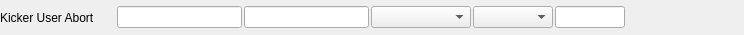
                       <widget class="QFrame" name="frame_34">
                        <property name="minimumSize">
                         <size>
                          <width>0</width>
                          <height>35</height>
                         </size>
                        </property>
                        <property name="maximumSize">
                         <size>
                          <width>16777215</width>
                          <height>35</height>
                         </size>
                        </property>
                        <property name="frameShape">
                         <enum>QFrame::NoFrame</enum>
                        </property>
                        <property name="frameShadow">
                         <enum>QFrame::Raised</enum>
                        </property>
                        <layout class="QHBoxLayout" name="horizontalLayout_68">
                         <property name="spacing">
                          <number>2</number>
                         </property>
                         <property name="leftMargin">
                          <number>0</number>
                         </property>
                         <property name="topMargin">
                          <number>0</number>
                         </property>
                         <property name="rightMargin">
                          <number>0</number>
                         </property>
                         <property name="bottomMargin">
                          <number>0</number>
                         </property>
                         <item>
                          <layout class="QHBoxLayout" name="horizontalLayout_69">
                           <property name="spacing">
                            <number>2</number>
                           </property>
                           <item>
                            <widget class="PyDMLabel" name="PyDMLabel_32">
                             <property name="minimumSize">
                              <size>
                               <width>115</width>
                               <height>0</height>
                              </size>
                             </property>
                             <property name="toolTip">
                              <string/>
                             </property>
                             <property name="text">
                              <string>Kicker User Abort</string>
                             </property>
                             <property name="channel" stdset="0">
                              <string>ca://TPR:${LOCA}:${IOC_UNIT}:${INST}:TPRTRIG01.DESC</string>
                             </property>
                            </widget>
                           </item>
                           <item>
                            <widget class="PyDMLineEdit" name="PyDMLineEdit_18">
                             <property name="minimumSize">
                              <size>
                               <width>125</width>
                               <height>0</height>
                              </size>
                             </property>
                             <property name="maximumSize">
                              <size>
                               <width>125</width>
                               <height>16777215</height>
                              </size>
                             </property>
                             <property name="toolTip">
                              <string/>
                             </property>
                             <property name="alignment">
                              <set>Qt::AlignCenter</set>
                             </property>
                             <property name="precisionFromPV" stdset="0">
                              <bool>false</bool>
                             </property>
                             <property name="channel" stdset="0">
                              <string>ca://TPR:${LOCA}:${IOC_UNIT}:${INST}:TRG01_SYS0_TWID</string>
                             </property>
                            </widget>
                           </item>
                           <item>
                            <widget class="PyDMLineEdit" name="PyDMLineEdit_19">
                             <property name="minimumSize">
                              <size>
                               <width>125</width>
                               <height>0</height>
                              </size>
                             </property>
                             <property name="maximumSize">
                              <size>
                               <width>125</width>
                               <height>16777215</height>
                              </size>
                             </property>
                             <property name="toolTip">
                              <string/>
                             </property>
                             <property name="alignment">
                              <set>Qt::AlignCenter</set>
                             </property>
                             <property name="precisionFromPV" stdset="0">
                              <bool>false</bool>
                             </property>
                             <property name="channel" stdset="0">
                              <string>ca://TPR:${LOCA}:${IOC_UNIT}:${INST}:TRG01_SYS0_TDES</string>
                             </property>
                            </widget>
                           </item>
                           <item>
                            <widget class="PyDMEnumComboBox" name="PyDMEnumComboBox_7">
                             <property name="minimumSize">
                              <size>
                               <width>100</width>
                               <height>0</height>
                              </size>
                             </property>
                             <property name="maximumSize">
                              <size>
                               <width>100</width>
                               <height>16777215</height>
                              </size>
                             </property>
                             <property name="toolTip">
                              <string/>
                             </property>
                             <property name="channel" stdset="0">
                              <string>ca://TPR:${LOCA}:${IOC_UNIT}:${INST}:TRG01_TPOL</string>
                             </property>
                            </widget>
                           </item>
                           <item>
                            <widget class="PyDMEnumComboBox" name="PyDMEnumComboBox_8">
                             <property name="minimumSize">
                              <size>
                               <width>80</width>
                               <height>0</height>
                              </size>
                             </property>
                             <property name="maximumSize">
                              <size>
                               <width>80</width>
                               <height>16777215</height>
                              </size>
                             </property>
                             <property name="toolTip">
                              <string/>
                             </property>
                             <property name="channel" stdset="0">
                              <string>ca://TPR:${LOCA}:${IOC_UNIT}:${INST}:TRG01_SYS0_TCTL</string>
                             </property>
                            </widget>
                           </item>
                           <item>
                            <widget class="PyDMLineEdit" name="PyDMLineEdit_20">
                             <property name="minimumSize">
                              <size>
                               <width>70</width>
                               <height>0</height>
                              </size>
                             </property>
                             <property name="maximumSize">
                              <size>
                               <width>70</width>
                               <height>16777215</height>
                              </size>
                             </property>
                             <property name="toolTip">
                              <string/>
                             </property>
                             <property name="alignment">
                              <set>Qt::AlignCenter</set>
                             </property>
                             <property name="channel" stdset="0">
                              <string>ca://TPR:${LOCA}:${IOC_UNIT}:${INST}:CH00_EVCODE</string>
                             </property>
                            </widget>
                           </item>
                           <item>
                            <widget class="PyDMLabel" name="PyDMLabel_33">
                             <property name="minimumSize">
                              <size>
                               <width>100</width>
                               <height>0</height>
                              </size>
                             </property>
                             <property name="maximumSize">
                              <size>
                               <width>100</width>
                               <height>25</height>
                              </size>
                             </property>
                             <property name="toolTip">
                              <string/>
                             </property>
                             <property name="alignment">
                              <set>Qt::AlignCenter</set>
                             </property>
                             <property name="showUnits" stdset="0">
                              <bool>true</bool>
                             </property>
                             <property name="precisionFromPV" stdset="0">
                              <bool>false</bool>
                             </property>
                             <property name="alarmSensitiveContent" stdset="0">
                              <bool>true</bool>
                             </property>
                             <property name="channel" stdset="0">
                              <string>ca://TPR:${LOCA}:${IOC_UNIT}:${INST}:CH00_RATE</string>
                             </property>
                            </widget>
                           </item>
                           <item>
                            <widget class="PyDMByteIndicator" name="PyDMByteIndicator_20">
                             <property name="minimumSize">
                              <size>
                               <width>15</width>
                               <height>15</height>
                              </size>
                             </property>
                             <property name="maximumSize">
                              <size>
                               <width>15</width>
                               <height>15</height>
                              </size>
                             </property>
                             <property name="toolTip">
                              <string/>
                             </property>
                             <property name="channel" stdset="0">
                              <string>ca://TPR:${LOCA}:${IOC_UNIT}:${INST}:CH00_SYS0_TCTL</string>
                             </property>
                             <property name="showLabels" stdset="0">
                              <bool>false</bool>
                             </property>
                            </widget>
                           </item>
                          </layout>
                         </item>
                        </layout>
                       </widget>
